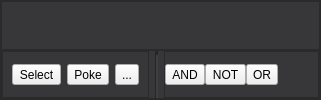
          <widget class="QFrame" name="frame_2">
           <property name="sizePolicy">
            <sizepolicy hsizetype="Expanding" vsizetype="Minimum">
             <horstretch>0</horstretch>
             <verstretch>0</verstretch>
            </sizepolicy>
           </property>
           <property name="minimumSize">
            <size>
             <width>0</width>
             <height>70</height>
            </size>
           </property>
           <property name="styleSheet">
            <string notr="true">QFrame {background: rgb(55, 55, 57)}</string>
           </property>
           <property name="frameShape">
            <enum>QFrame::Shape::StyledPanel</enum>
           </property>
           <property name="frameShadow">
            <enum>QFrame::Shadow::Raised</enum>
           </property>
           <layout class="QVBoxLayout" name="verticalLayout_7">
            <property name="spacing">
             <number>0</number>
            </property>
            <property name="leftMargin">
             <number>0</number>
            </property>
            <property name="topMargin">
             <number>0</number>
            </property>
            <property name="rightMargin">
             <number>0</number>
            </property>
            <property name="bottomMargin">
             <number>0</number>
            </property>
            <item>
             <widget class="QFrame" name="frame_8">
              <property name="frameShape">
               <enum>QFrame::Shape::StyledPanel</enum>
              </property>
              <property name="frameShadow">
               <enum>QFrame::Shadow::Raised</enum>
              </property>
             </widget>
            </item>
            <item>
             <widget class="QFrame" name="frame_7">
              <property name="frameShape">
               <enum>QFrame::Shape::StyledPanel</enum>
              </property>
              <property name="frameShadow">
               <enum>QFrame::Shadow::Raised</enum>
              </property>
              <layout class="QHBoxLayout" name="horizontalLayout_7" stretch="0,0,1">
               <property name="spacing">
                <number>6</number>
               </property>
               <property name="leftMargin">
                <number>0</number>
               </property>
               <property name="topMargin">
                <number>0</number>
               </property>
               <property name="rightMargin">
                <number>0</number>
               </property>
               <property name="bottomMargin">
                <number>0</number>
               </property>
               <item>
                <widget class="QFrame" name="frame_9">
                 <property name="frameShape">
                  <enum>QFrame::Shape::StyledPanel</enum>
                 </property>
                 <property name="frameShadow">
                  <enum>QFrame::Shadow::Raised</enum>
                 </property>
                 <layout class="QHBoxLayout" name="horizontalLayout_8">
                  <item>
                   <widget class="QToolButton" name="selectTool">
                    <property name="text">
                     <string>Select</string>
                    </property>
                   </widget>
                  </item>
                  <item>
                   <widget class="QToolButton" name="pokeTool">
                    <property name="text">
                     <string>Poke</string>
                    </property>
                   </widget>
                  </item>
                  <item>
                   <widget class="QToolButton" name="toolButton">
                    <property name="text">
                     <string>...</string>
                    </property>
                   </widget>
                  </item>
                 </layout>
                </widget>
               </item>
               <item>
                <widget class="Line" name="line">
                 <property name="lineWidth">
                  <number>4</number>
                 </property>
                 <property name="orientation">
                  <enum>Qt::Orientation::Vertical</enum>
                 </property>
                </widget>
               </item>
               <item>
                <widget class="QFrame" name="frame_10">
                 <property name="frameShape">
                  <enum>QFrame::Shape::StyledPanel</enum>
                 </property>
                 <property name="frameShadow">
                  <enum>QFrame::Shadow::Raised</enum>
                 </property>
                 <layout class="QHBoxLayout" name="horizontalLayout_9">
                  <property name="spacing">
                   <number>0</number>
                  </property>
                  <property name="leftMargin">
                   <number>0</number>
                  </property>
                  <property name="topMargin">
                   <number>0</number>
                  </property>
                  <property name="rightMargin">
                   <number>0</number>
                  </property>
                  <property name="bottomMargin">
                   <number>0</number>
                  </property>
                  <item>
                   <widget class="QToolButton" name="toolButton_4">
                    <property name="text">
                     <string>AND</string>
                    </property>
                   </widget>
                  </item>
                  <item>
                   <widget class="QToolButton" name="toolButton_5">
                    <property name="text">
                     <string>NOT</string>
                    </property>
                   </widget>
                  </item>
                  <item>
                   <widget class="QToolButton" name="toolButton_6">
                    <property name="text">
                     <string>OR</string>
                    </property>
                   </widget>
                  </item>
                  <item>
                   <spacer name="horizontalSpacer">
                    <property name="orientation">
                     <enum>Qt::Orientation::Horizontal</enum>
                    </property>
                    <property name="sizeHint" stdset="0">
                     <size>
                      <width>40</width>
                      <height>20</height>
                     </size>
                    </property>
                   </spacer>
                  </item>
                 </layout>
                </widget>
               </item>
              </layout>
             </widget>
            </item>
           </layout>
          </widget>
